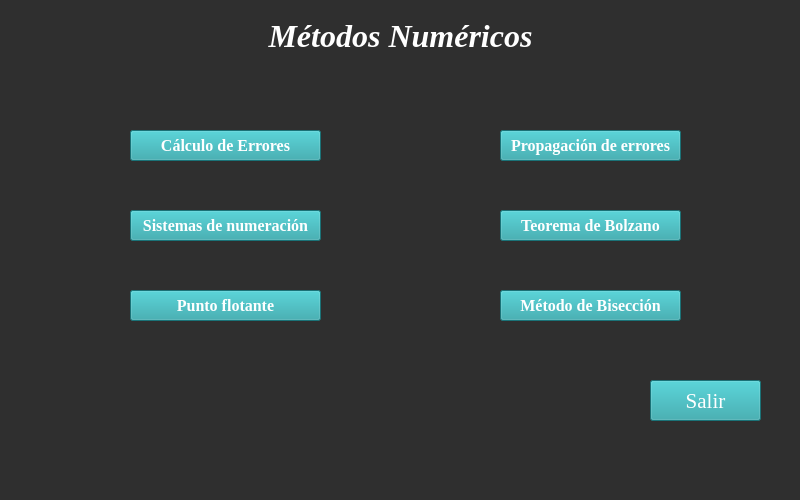
<?xml version="1.0" encoding="UTF-8"?>
<ui version="4.0">
 <class>MainWindow</class>
 <widget class="QMainWindow" name="MainWindow">
  <property name="geometry">
   <rect>
    <x>0</x>
    <y>0</y>
    <width>800</width>
    <height>500</height>
   </rect>
  </property>
  <property name="windowTitle">
   <string>Menú principal</string>
  </property>
  <property name="styleSheet">
   <string notr="true">background-color: rgb(47, 47, 47);</string>
  </property>
  <widget class="QWidget" name="centralwidget">
   <widget class="QPushButton" name="botonCalError">
    <property name="geometry">
     <rect>
      <x>130</x>
      <y>130</y>
      <width>191</width>
      <height>31</height>
     </rect>
    </property>
    <property name="font">
     <font>
      <family>Times New Roman</family>
      <pointsize>12</pointsize>
      <weight>75</weight>
      <bold>true</bold>
     </font>
    </property>
    <property name="styleSheet">
     <string notr="true">color: rgb(255,255,255);
background-color: rgb(37,160,166);</string>
    </property>
    <property name="text">
     <string>Cálculo de Errores</string>
    </property>
   </widget>
   <widget class="QPushButton" name="botonSistNum">
    <property name="geometry">
     <rect>
      <x>130</x>
      <y>210</y>
      <width>191</width>
      <height>31</height>
     </rect>
    </property>
    <property name="font">
     <font>
      <family>Times New Roman</family>
      <pointsize>12</pointsize>
      <weight>75</weight>
      <bold>true</bold>
     </font>
    </property>
    <property name="styleSheet">
     <string notr="true">color: rgb(255,255,255);
background-color: rgb(37,160,166);</string>
    </property>
    <property name="text">
     <string>Sistemas de numeración</string>
    </property>
   </widget>
   <widget class="QPushButton" name="botonPuntoFlot">
    <property name="geometry">
     <rect>
      <x>130</x>
      <y>290</y>
      <width>191</width>
      <height>31</height>
     </rect>
    </property>
    <property name="font">
     <font>
      <family>Times New Roman</family>
      <pointsize>12</pointsize>
      <weight>75</weight>
      <bold>true</bold>
     </font>
    </property>
    <property name="styleSheet">
     <string notr="true">color: rgb(255,255,255);
background-color: rgb(37,160,166);</string>
    </property>
    <property name="text">
     <string>Punto flotante</string>
    </property>
   </widget>
   <widget class="QPushButton" name="botonPropError">
    <property name="geometry">
     <rect>
      <x>500</x>
      <y>130</y>
      <width>181</width>
      <height>31</height>
     </rect>
    </property>
    <property name="font">
     <font>
      <family>Times New Roman</family>
      <pointsize>12</pointsize>
      <weight>75</weight>
      <bold>true</bold>
     </font>
    </property>
    <property name="styleSheet">
     <string notr="true">color: rgb(255,255,255);
background-color: rgb(37,160,166);</string>
    </property>
    <property name="text">
     <string>Propagación de errores</string>
    </property>
   </widget>
   <widget class="QPushButton" name="botonBolzano">
    <property name="geometry">
     <rect>
      <x>500</x>
      <y>210</y>
      <width>181</width>
      <height>31</height>
     </rect>
    </property>
    <property name="font">
     <font>
      <family>Times New Roman</family>
      <pointsize>12</pointsize>
      <weight>75</weight>
      <bold>true</bold>
     </font>
    </property>
    <property name="styleSheet">
     <string notr="true">color: rgb(255,255,255);
background-color: rgb(37,160,166);</string>
    </property>
    <property name="text">
     <string>Teorema de Bolzano</string>
    </property>
   </widget>
   <widget class="QPushButton" name="botonBiseccion">
    <property name="geometry">
     <rect>
      <x>500</x>
      <y>290</y>
      <width>181</width>
      <height>31</height>
     </rect>
    </property>
    <property name="font">
     <font>
      <family>Times New Roman</family>
      <pointsize>12</pointsize>
      <weight>75</weight>
      <bold>true</bold>
     </font>
    </property>
    <property name="styleSheet">
     <string notr="true">color: rgb(255,255,255);
background-color: rgb(37,160,166);</string>
    </property>
    <property name="text">
     <string>Método de Bisección</string>
    </property>
   </widget>
   <widget class="QPushButton" name="botonSalir">
    <property name="geometry">
     <rect>
      <x>650</x>
      <y>380</y>
      <width>111</width>
      <height>41</height>
     </rect>
    </property>
    <property name="font">
     <font>
      <family>Times New Roman</family>
      <pointsize>16</pointsize>
      <weight>50</weight>
      <bold>false</bold>
     </font>
    </property>
    <property name="styleSheet">
     <string notr="true">color: rgb(255,255,255);
background-color: rgb(37,160,166);</string>
    </property>
    <property name="text">
     <string>Salir</string>
    </property>
   </widget>
   <widget class="QLabel" name="labelTitulo">
    <property name="geometry">
     <rect>
      <x>0</x>
      <y>10</y>
      <width>801</width>
      <height>51</height>
     </rect>
    </property>
    <property name="font">
     <font>
      <family>Times New Roman</family>
      <pointsize>24</pointsize>
      <weight>75</weight>
      <italic>true</italic>
      <bold>true</bold>
     </font>
    </property>
    <property name="styleSheet">
     <string notr="true">color: rgb(255,255,255);</string>
    </property>
    <property name="text">
     <string>Métodos Numéricos</string>
    </property>
    <property name="alignment">
     <set>Qt::AlignCenter</set>
    </property>
   </widget>
  </widget>
  <widget class="QMenuBar" name="menubar">
   <property name="geometry">
    <rect>
     <x>0</x>
     <y>0</y>
     <width>800</width>
     <height>26</height>
    </rect>
   </property>
  </widget>
  <widget class="QStatusBar" name="statusbar"/>
 </widget>
 <resources/>
 <connections/>
</ui>
